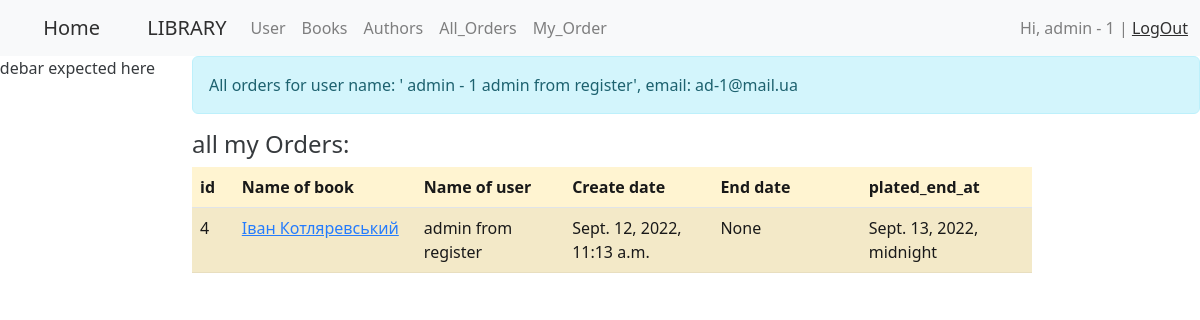
Before: /order/my_orders/ (signed in) with the older database file.
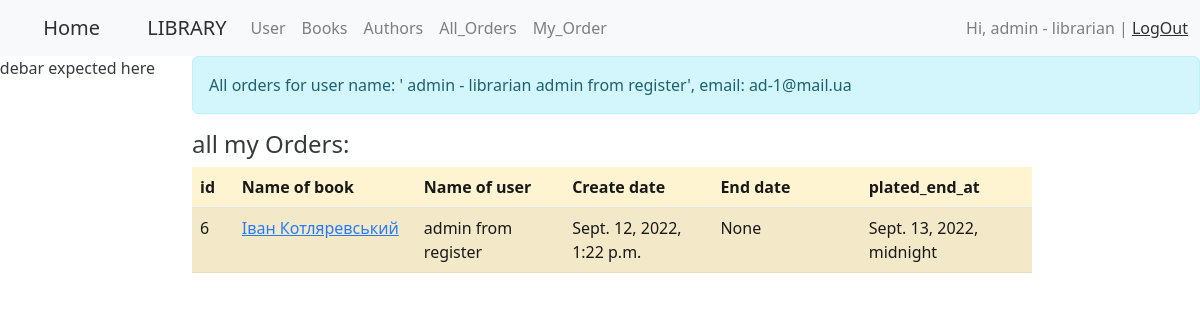
After: the same page with the newer database file.
### authentication/models.py (models this page shows, shortened)
class CustomUser(AbstractBaseUser):
    email = models.EmailField(
        verbose_name='email address',
        max_length=255,
        unique=True,
    )
    first_name = models.CharField(max_length=20, default=None, blank=True)
    last_name = models.CharField(max_length=20, blank=True)
    middle_name = models.CharField(max_length=20, blank=True)
    created_at = models.DateTimeField(editable=False, auto_now=datetime.datetime.now())
    updated_at = models.DateTimeField(auto_now=datetime.datetime.now())
    role = models.IntegerField(choices=ROLE_CHOICES, default=0)
    is_active = models.BooleanField(default=True)
    is_admin = models.BooleanField(default=False)  # STAFF, superuser
    objects = MyUserManager()
    USERNAME_FIELD = 'email'
    REQUIRED_FIELDS = ['first_name']
    class Meta:         # for admin.menu
        verbose_name= 'Користувач'
        verbose_name_plural = 'Користувачі'
    def __str__(self):
        return f' {self.first_name} {self.last_name}'

### order/models.py (models this page shows, shortened)
class Order(models.Model):
    book = models.ForeignKey(Book, on_delete=models.CASCADE, default=None)
    user = models.ForeignKey(CustomUser, on_delete=models.CASCADE, default=None)
    created_at = models.DateTimeField(auto_now_add=True)
    end_at = models.DateTimeField(default=None, null=True, blank=True)
    plated_end_at = models.DateTimeField(default=None)
    class Meta:         # for admin.menu
        verbose_name= 'Замовлення'
        verbose_name_plural = 'Замовлення'
    def __repr__(self):
        return f'{self.__class__.__name__}(id={self.id})'

### book/models.py (models this page shows, shortened)
class Book(models.Model):
    name = models.CharField(blank=True, max_length=128, verbose_name='Книги')
    description = models.CharField(blank=True, max_length=256 , verbose_name='Опис')
    count = models.IntegerField(default=10, verbose_name='Кількість')
    id = models.AutoField(primary_key=True)
    authors = models.ManyToManyField(Author, blank=True, verbose_name='Автор')
    class Meta:         # for admin.menu
        verbose_name= 'Книга'
        verbose_name_plural = 'Книги'

### order/views.py (the view)
# urls.py: path('my_orders/', my_orders, name='my_orders'),
def my_orders(request):
    try:
        current_user  = request.user
        messages.info(request, f"All orders for user name: '{current_user}', email: {current_user.email} ")
        data = Order.objects.filter(user_id = current_user.id)
        print(data)
    except:
        messages.warning(request, f'Something went wrong. Orders for: {current_user}')
        return redirect('home')
    return render(request, 'order/all_my_orders.html', {'orders':data})

### order/templates/order/all_my_orders.html
{% extends 'base.html' %}
{% block sidebar  %}
<p> sidebar expected here</p>
{% endblock %}
{% block content %}
<h4>all my Orders:</h4>
<div class="col-md-10">
    <table class="table table-warning table-striped">
        <thead class="border-bottom font-weight-bold">
        <tr>
            <th scope="col" style="width: 20px">id</th>
            <th scope="col" style="width: 110px">Name of book</th>
            <th scope="col" style="width: 110px">Name of user</th>
            <th scope="col" style="width: 110px">Create date</th>
            <th scope="col" style="width: 110px">End date</th>
            <th scope="col" style="width: 110px">plated_end_at</th>
        </tr>
        </thead>
        {% for order in orders %}
        <tr>
            <td>{{order.id}}</td>
            <td><a href="#"> {{order.book.name}} </a></td>
            <td>{{order.user.last_name}}</td>
            <td>{{order.created_at}}</td>
            <td>{{order.end_at}}</td>
            <td>{{order.plated_end_at}}</td>
        </tr>
        {% endfor %}
    </table>
</div>
{% endblock %}

### library/base.html (shortened to what this page needs)
<!DOCTYPE html>
<html lang="en">
<head>
    <link href="https://cdn.jsdelivr.net/npm/bootstrap@5.2.0/dist/css/bootstrap.min.css" rel="stylesheet"
>
</head>
<body>
<nav class="navbar navbar-expand-lg bg-light">
    <div class="container-fluid">
        <a class="navbar-brand" href="{% url 'home' %}">&#160;&nbsp;&nbsp; &#160; Home</a>
        <a class="navbar-brand" href="{% url 'list_books_main' %}">&#160;&nbsp;&nbsp; &#160; LIBRARY</a>
        <div class="collapse navbar-collapse" id="navbarNavAltMarkup">
            <div class="navbar-nav">
                <a class="nav-link" href="{% url 'list_users' %}">User</a>
                <a class="nav-link" href="{% url 'list_books' %}">Books</a>
                {% if request.user.is_authenticated %}
                <a class="nav-link" href="{% url 'list_author' %}">Authors</a>
                {% else %}
                <a class="nav-link disabled" href="#">Authors</a>
                {% endif %}
                <a class="nav-link" href="{% url 'list_orders' %}">All_Orders</a>
                <a class="nav-link" href="{% url 'my_orders' %}">My_Order</a>
            </div>
        </div>
        <span class="navbar-text" align="right">
            {% if request.user.is_authenticated %}
                Hi, {{ user.username }}  {{ user.first_name }} | <a href="{% url 'logout_url' %}">LogOut</a>
            {% else %}
                <a href="{%url 'register_url'%}">Register</a>|
                <a href="{%url 'login_url'%}">Login</a>
            {% endif %}
        </span>
    </div>
</nav>
<div class="row">
    <div class="list-group col-md-2">
        {% block sidebar %} {% endblock %}
    </div>
    <div class="list-group col-md-10">
        <div>
            {% if messages %}
            {% for message in messages %}
            {% if message.tags == 'error' %}
            <div class="alert alert-danger" role="alert">
                {{ message }}
            </div>
            {% else %}
            <div class="alert alert-{{ message.tags }}" role="alert">
                {{ message }}
            </div>
            {% endif %}
            {% endfor %}
            {% endif %}
        </div>
        {% block content %} {% endblock %}
    </div>
</div>
</body>
</html>

Changed rows visible on the page:
removed Order: id "4", book.name "Іван Котляревський", user.last_name "admin from register", created_at "Sept. 12, 2022, 11:13 a.m.", end_at "None", plated_end_at "Sept. 13, 2022, midnight"
changed CustomUser: first_name "admin - 1" → "admin - librarian"
added Order: id "6", book.name "Іван Котляревський", user.last_name "admin from register", created_at "Sept. 12, 2022, 1:22 p.m.", end_at "None", plated_end_at "Sept. 13, 2022, midnight"
Other visible differences:
new list line: "All orders for user name: ' admin - librarian admin from register', email: ad-1@mail.ua"
list line gone: "All orders for user name: ' admin - 1 admin from register', email: ad-1@mail.ua"
